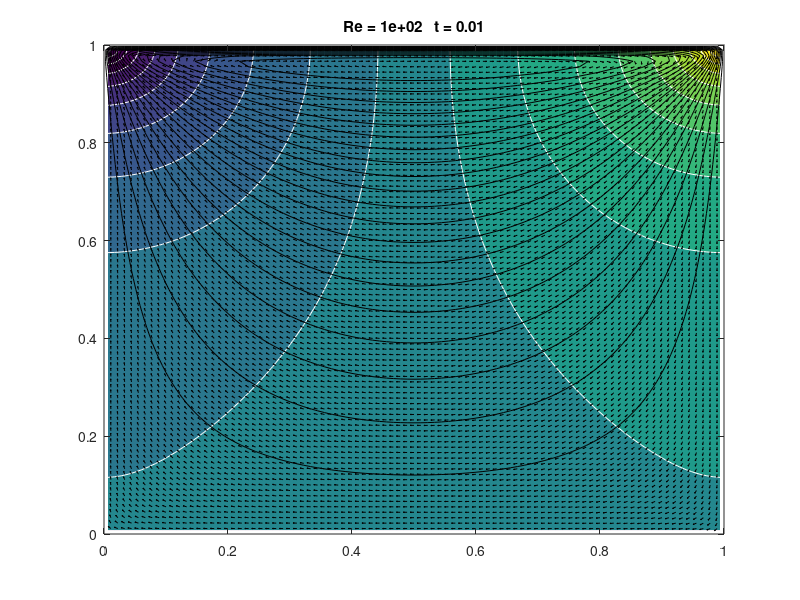
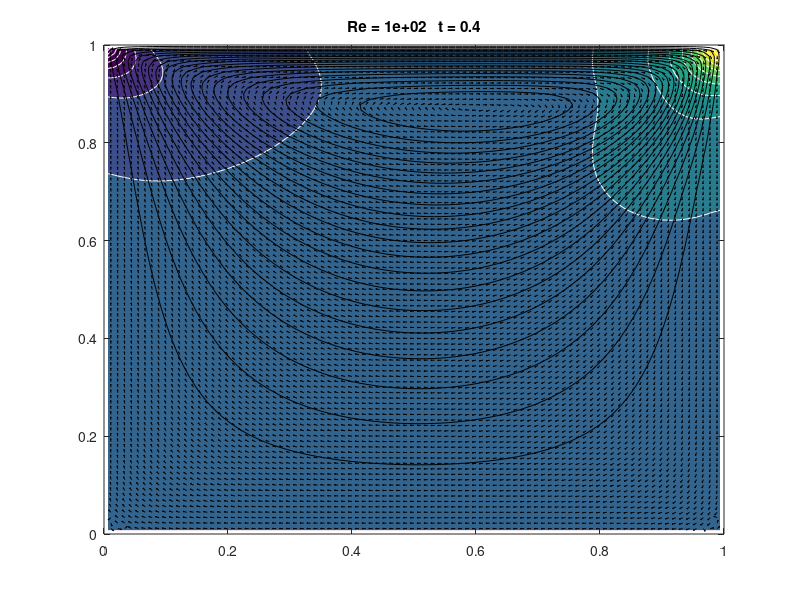
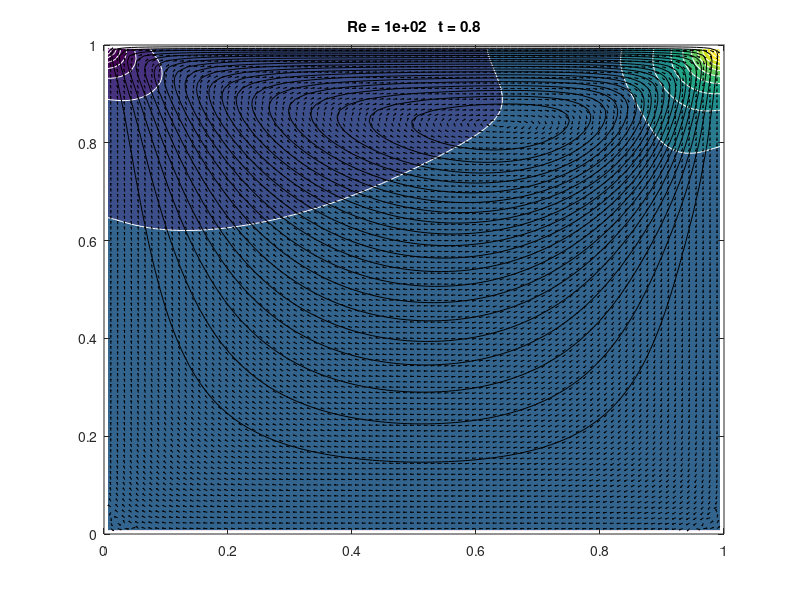
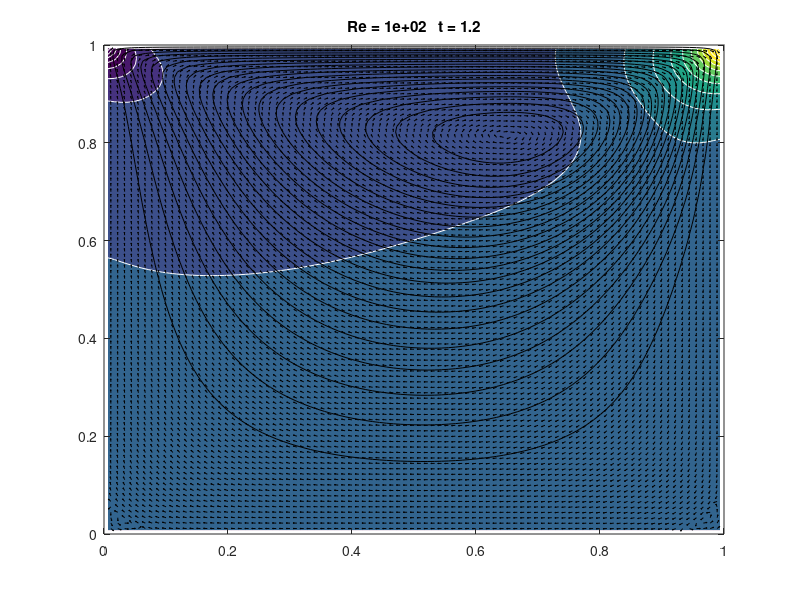

Reproduce these figures in MATLAB, in order.
function mit18086_navierstokes
%MIT18086_NAVIERSTOKES
%    Solves the incompressible Navier-Stokes equations in a
%    rectangular domain with prescribed velocities along the
%    boundary. The solution method is finite differencing on
%    a staggered grid with implicit diffusion and a Chorin
%    projection method for the pressure.
%    Visualization is done by a colormap-isoline plot for
%    pressure and normalized quiver and streamline plot for
%    the velocity field.
%    The standard setup solves a lid driven cavity problem.

% 07/2007 by Benjamin Seibold
%            http://www-math.mit.edu/~seibold/
% Feel free to modify for teaching and learning.
%-----------------------------------------------------------------------
Re = 1e2;     % Reynolds number
dt = 1e-2;    % time step
tf = 4e-0;    % final time
lx = 1;       % width of box
ly = 1;       % height of box
nx = 90;      % number of x-gridpoints
ny = 90;      % number of y-gridpoints
nsteps = 10;  % number of steps with graphic output
%-----------------------------------------------------------------------
nt = ceil(tf/dt); dt = tf/nt;
x = linspace(0,lx,nx+1); hx = lx/nx;
y = linspace(0,ly,ny+1); hy = ly/ny;
[X,Y] = meshgrid(y,x);
%-----------------------------------------------------------------------
% initial conditions
U = zeros(nx-1,ny); V = zeros(nx,ny-1);
% boundary conditions
uN = x*0+1;    vN = avg(x)*0;
uS = x*0;      vS = avg(x)*0;
uW = avg(y)*0; vW = y*0;
uE = avg(y)*0; vE = y*0;
%-----------------------------------------------------------------------
Ubc = dt/Re*([2*uS(2:end-1)' zeros(nx-1,ny-2) 2*uN(2:end-1)']/hx^2+...
      [uW;zeros(nx-3,ny);uE]/hy^2);
Vbc = dt/Re*([vS' zeros(nx,ny-3) vN']/hx^2+...
      [2*vW(2:end-1);zeros(nx-2,ny-1);2*vE(2:end-1)]/hy^2);

fprintf('initialization')
Lp = kron(speye(ny),K1(nx,hx,1))+kron(K1(ny,hy,1),speye(nx));
Lp(1,1) = 3/2*Lp(1,1);
perp = symamd(Lp); Rp = chol(Lp(perp,perp)); Rpt = Rp';
Lu = speye((nx-1)*ny)+dt/Re*(kron(speye(ny),K1(nx-1,hx,2))+...
     kron(K1(ny,hy,3),speye(nx-1)));
peru = symamd(Lu); Ru = chol(Lu(peru,peru)); Rut = Ru';
Lv = speye(nx*(ny-1))+dt/Re*(kron(speye(ny-1),K1(nx,hx,3))+...
     kron(K1(ny-1,hy,2),speye(nx)));
perv = symamd(Lv); Rv = chol(Lv(perv,perv)); Rvt = Rv';
Lq = kron(speye(ny-1),K1(nx-1,hx,2))+kron(K1(ny-1,hy,2),speye(nx-1));
perq = symamd(Lq); Rq = chol(Lq(perq,perq)); Rqt = Rq';

fprintf(', time loop\n--20%%--40%%--60%%--80%%-100%%\n')
for k = 1:nt
   % treat nonlinear terms
   gamma = min(1.2*dt*max(max(max(abs(U)))/hx,max(max(abs(V)))/hy),1);
   Ue = [uW;U;uE]; Ue = [2*uS'-Ue(:,1) Ue 2*uN'-Ue(:,end)];
   Ve = [vS' V vN']; Ve = [2*vW-Ve(1,:);Ve;2*vE-Ve(end,:)];
   Ua = avg(Ue')'; Ud = diff(Ue')'/2;
   Va = avg(Ve);   Vd = diff(Ve)/2;
   UVx = diff(Ua.*Va-gamma*abs(Ua).*Vd)/hx;
   UVy = diff((Ua.*Va-gamma*Ud.*abs(Va))')'/hy;
   Ua = avg(Ue(:,2:end-1));   Ud = diff(Ue(:,2:end-1))/2;
   Va = avg(Ve(2:end-1,:)')'; Vd = diff(Ve(2:end-1,:)')'/2;
   U2x = diff(Ua.^2-gamma*abs(Ua).*Ud)/hx;
   V2y = diff((Va.^2-gamma*abs(Va).*Vd)')'/hy;
   U = U-dt*(UVy(2:end-1,:)+U2x);
   V = V-dt*(UVx(:,2:end-1)+V2y);
   
   % implicit viscosity
   rhs = reshape(U+Ubc,[],1);
   u(peru) = Ru\(Rut\rhs(peru));
   U = reshape(u,nx-1,ny);
   rhs = reshape(V+Vbc,[],1);
   v(perv) = Rv\(Rvt\rhs(perv));
   V = reshape(v,nx,ny-1);
   
   % pressure correction
   rhs = reshape(diff([uW;U;uE])/hx+diff([vS' V vN']')'/hy,[],1);
   p(perp) = -Rp\(Rpt\rhs(perp));
   P = reshape(p,nx,ny);
   U = U-diff(P)/hx;
   V = V-diff(P')'/hy;
   
   % visualization
   if floor(25*k/nt)>floor(25*(k-1)/nt), fprintf('.'), end
   if k==1 || floor(nsteps*k/nt)>floor(nsteps*(k-1)/nt)
      % stream function
      rhs = reshape(diff(U')'/hy-diff(V)/hx,[],1);
      q(perq) = Rq\(Rqt\rhs(perq));
      Q = zeros(nx+1,ny+1);
      Q(2:end-1,2:end-1) = reshape(q,nx-1,ny-1);
      clf, contourf(avg(x),avg(y),P',20,'w-'), hold on
      contour(x,y,Q',20,'k-');
      Ue = [uS' avg([uW;U;uE]')' uN'];
      Ve = [vW;avg([vS' V vN']);vE];
      Len = sqrt(Ue.^2+Ve.^2+eps);
      quiver(x,y,(Ue./Len)',(Ve./Len)',.4,'k-')
      %hold off, axis equal, axis([0 lx 0 ly])
      axis([0 lx 0 ly])
      p = sort(p); caxis(p([8 end-7]))
      title(sprintf('Re = %0.1g   t = %0.2g',Re,k*dt))
      %drawnow
      fout = strcat('/tmp/out', num2str(k), '.png');
      saveas (1, fout);
      #show()
   end
end
fprintf('\n')

%=======================================================================

function B = avg(A,k)
if nargin<2, k = 1; end
if size(A,1)==1, A = A'; end
if k<2, B = (A(2:end,:)+A(1:end-1,:))/2; else, B = avg(A,k-1); end
if size(A,2)==1, B = B'; end

function A = K1(n,h,a11)
% a11: Neumann=1, Dirichlet=2, Dirichlet mid=3;
A = spdiags([-1 a11 0;ones(n-2,1)*[-1 2 -1];0 a11 -1],-1:1,n,n)'/h^2;
